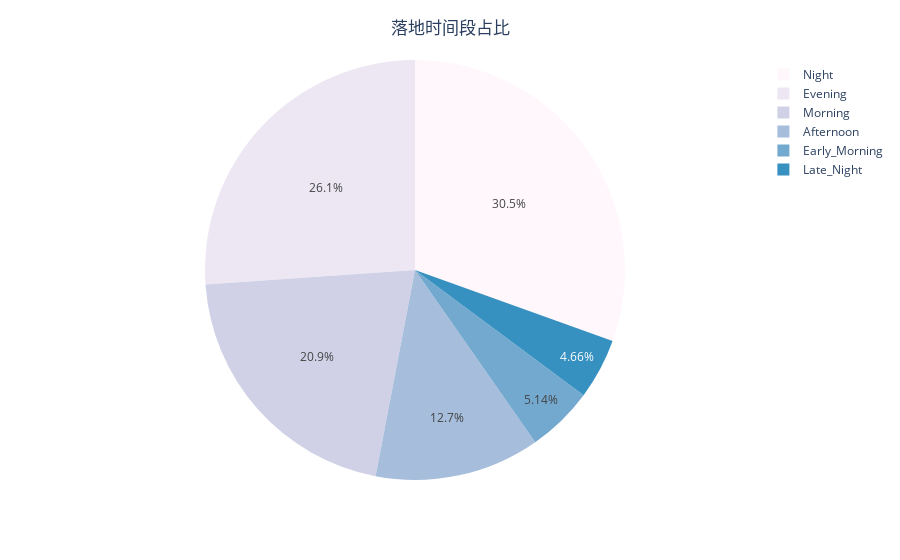

Notebook code cell kept with this figure:
### Code cell
df['arrival_time'].unique()
arrival_time_count=df['arrival_time'].value_counts().reset_index()
print(arrival_time_count)
fig = px.pie(arrival_time_count, values='arrival_time', names='index',color_discrete_sequence=px.colors.sequential.PuBu)
fig.update_layout(
    title={  
        "text":'落地时间段占比',
        "y":0.96,  
        "x":0.5,
        "xanchor":"center",  
    }
)
fig.show()
fig.write_image('de.png')

### Figure 1 — Plotly figure (JSON) as saved in the notebook; plotly's stock layout.template omitted (floating-point values rounded to 4 significant figures)
{"data": [{"domain": {"x": [0, 1], "y": [0, 1]}, "hovertemplate": "index=%{label}<br>arrival_time=%{value}<extra></extra>", "labels": ["Night", "Evening", "Morning", "Afternoon", "Early_Morning", "Late_Night"], "legendgroup": "", "name": "", "showlegend": true, "type": "pie", "values": [91538, 78323, 62735, 38139, 15417, 14001]}], "layout": {"legend": {"tracegroupgap": 0}, "margin": {"t": 60}, "piecolorway": ["rgb(255,247,251)", "rgb(236,231,242)", "rgb(208,209,230)", "rgb(166,189,219)", "rgb(116,169,207)", "rgb(54,144,192)", "rgb(5,112,176)", "rgb(4,90,141)", "rgb(2,56,88)"], "title": {"text": "落地时间段占比", "x": 0.5, "xanchor": "center", "y": 0.96}}}
